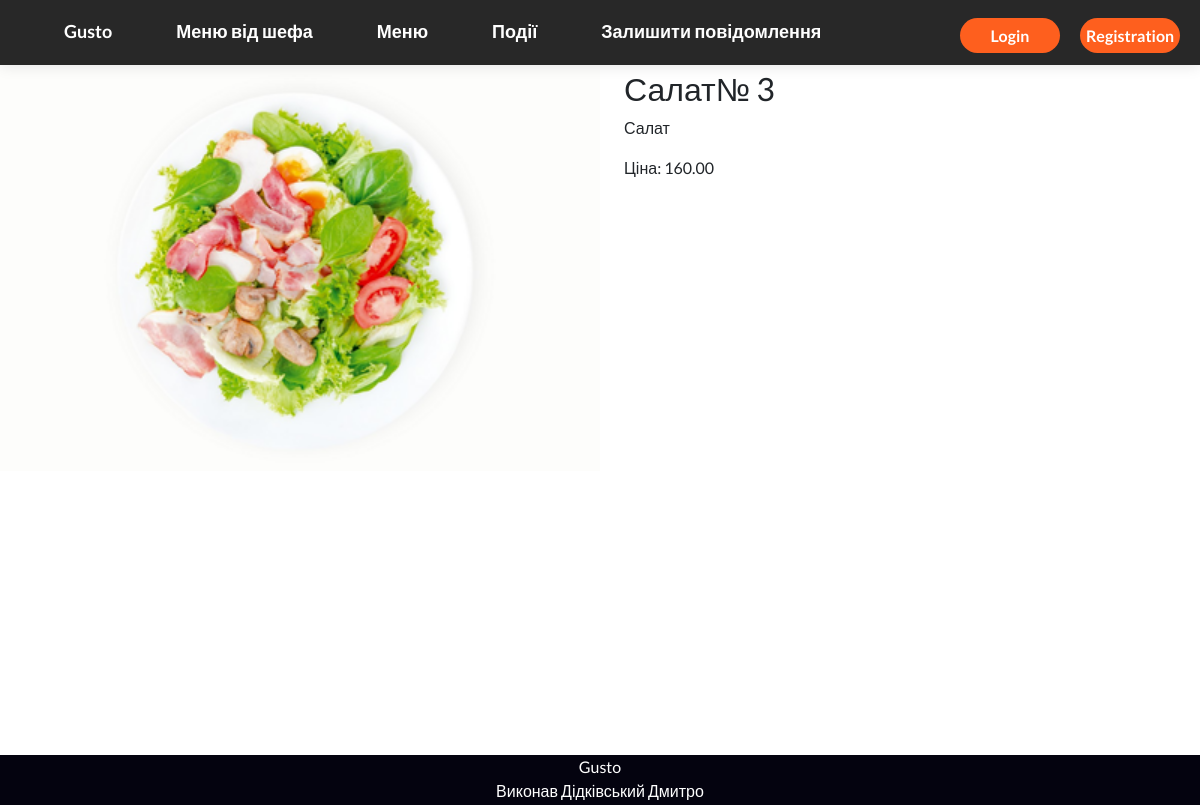
The app's page /menu/9 with its own data.
### main_gusto/models.py (models this page shows, shortened)
class Dishes(models.Model):
    def get_file_name_dishes(self, filename):
        ext = filename.split('.')[-1]
        filename = f'{uuid4()}.{ext}'
        return os.path.join('images/dishes/', filename)
    title = models.CharField(max_length=50)
    price = models.DecimalField(max_digits=7, decimal_places=2)
    is_visible = models.BooleanField(default=True)
    description = models.CharField(max_length=300, null=True)
    photo = models.ImageField(upload_to=get_file_name_dishes)
    category = models.ForeignKey(Category, on_delete=models.CASCADE)

### menu_gusto/views.py (the view)
# urls.py: path('<int:pk>', dish_info),
def dish_info(request, pk):
    dish = Dishes.objects.get(pk=pk)
    return render(request, 'dish.html', context={'dish': dish})

### menu_gusto/templates/dish.html
{% extends 'mainPage.html' %} {% block content %}
<div class="row">
    <div class="col">
        <img
            class="image_dish_page"
            src="{{dish.photo.url}}"
            alt="Photo of dish"
        />
    </div>
    <div class="col justify-content-around">
        <div>
            <h2>{{dish.title}}</h2>
            <p>{{dish.description}}</p>
            <p>Ціна: {{dish.price}}</p>
        </div>
    </div>
</div>
{% endblock %}

### static/css/styles.css (style rules this page uses)
* { padding: 0; margin: 0; box-sizing: border-box; font-family: "Lato", sans-serif; }
.image_dish_page { width: 600px; height: auto; }

### records on screen
Dishes: photo (picture), title "Салат№ 3", description "Салат", price "160.00"
